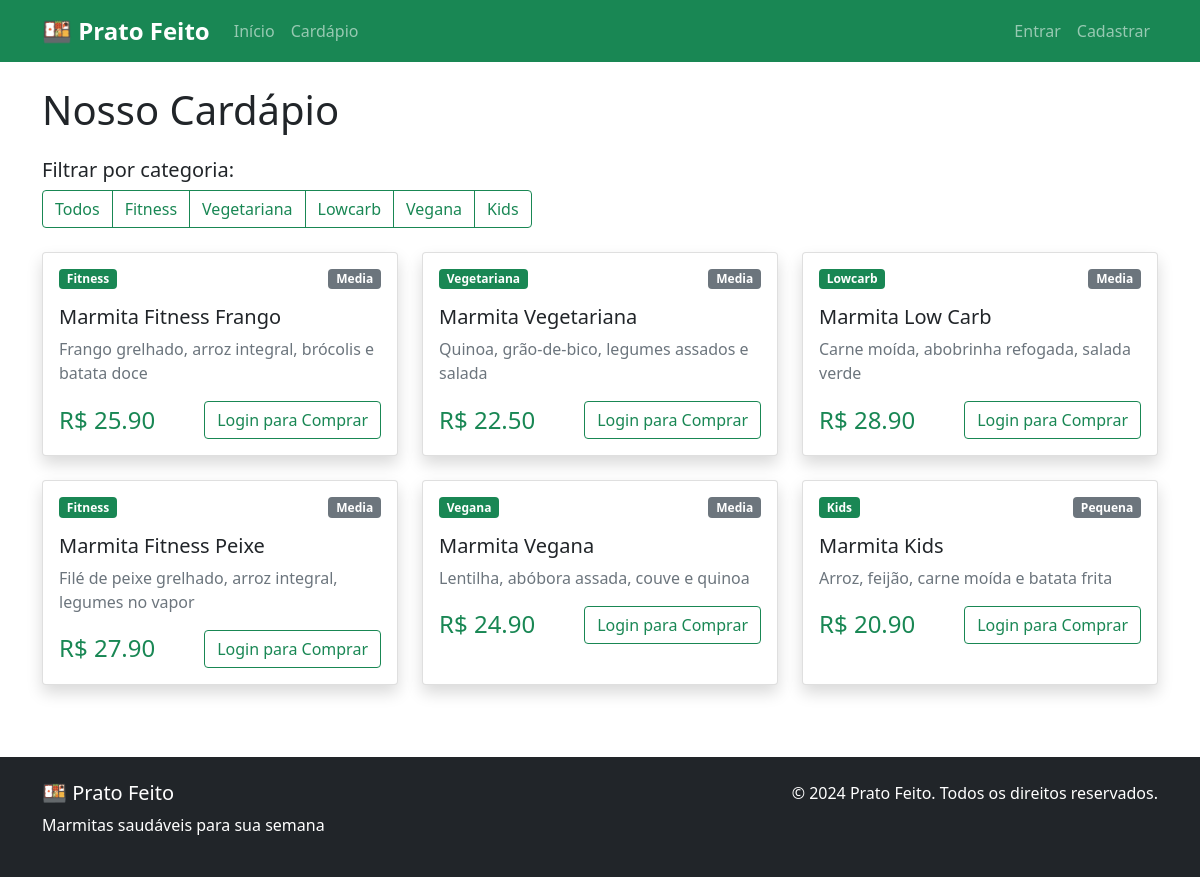
The app's page /cardapio with its own data.
### atividade_eudoxia-main/app.py (models this page shows)
class Marmita(db.Model):
    id = db.Column(db.Integer, primary_key=True)
    nome = db.Column(db.String(100), nullable=False)
    descricao = db.Column(db.Text, nullable=False)
    preco = db.Column(db.Float, nullable=False)
    categoria = db.Column(db.String(50))
    tamanho = db.Column(db.String(20))
    imagem = db.Column(db.String(200))
    disponivel = db.Column(db.Boolean, default=True)

### atividade_eudoxia-main/app.py (the view)
@app.route('/cardapio')
def cardapio():
    categoria = request.args.get('categoria')
    if categoria:
        marmitas = Marmita.query.filter_by(categoria=categoria, disponivel=True).all()
    else:
        marmitas = Marmita.query.filter_by(disponivel=True).all()
    categorias = db.session.query(Marmita.categoria).distinct().all()
    return render_template('cardapio.html', marmitas=marmitas, categorias=categorias)

### atividade_eudoxia-main/templates/cardapio.html (shortened to what this page needs)
{% extends "base.html" %}
{% block content %}
<h1 class="mb-4">Nosso Cardápio</h1>
<div class="mb-4">
    <h5>Filtrar por categoria:</h5>
    <div class="btn-group" role="group">
        <a href="{{ url_for('cardapio') }}" class="btn btn-outline-success">Todos</a>
        {% for cat in categorias %}
            <a href="{{ url_for('cardapio', categoria=cat[0]) }}" class="btn btn-outline-success">{{ cat[0]|title }}</a>
        {% endfor %}
    </div>
</div>
<div class="row">
    {% for marmita in marmitas %}
    <div class="col-md-6 col-lg-4 mb-4">
        <div class="card h-100 shadow">
            <div class="card-body">
                <div class="d-flex justify-content-between align-items-start mb-3">
                    <span class="badge bg-success">{{ marmita.categoria|title }}</span>
                    <span class="badge bg-secondary">{{ marmita.tamanho|title }}</span>
                </div>
                <h5 class="card-title">{{ marmita.nome }}</h5>
                <p class="card-text text-muted">{{ marmita.descricao }}</p>
                <div class="mt-auto">
                    <div class="d-flex justify-content-between align-items-center">
                        <span class="h4 text-success mb-0">R$ {{ "%.2f"|format(marmita.preco) }}</span>
                        {% if current_user.is_authenticated %}
                            <a href="{{ url_for('adicionar_carrinho', marmita_id=marmita.id) }}" class="btn btn-success">Adicionar</a>
                        {% else %}
                            <a href="{{ url_for('login') }}" class="btn btn-outline-success">Login para Comprar</a>
                        {% endif %}
                    </div>
                </div>
            </div>
        </div>
    </div>
    {% endfor %}
</div>
{% endblock %}

### atividade_eudoxia-main/templates/style.css (style rules this page uses)
.card { transition: transform 0.2s; }
.bg-success { background-color: #198754 !important; }

### records on screen
Marmita: categoria "Fitness", tamanho "Media", nome "Marmita Fitness Frango", descricao "Frango grelhado, arroz integral, brócolis e batata doce", preco "25.90"
Marmita: categoria "Vegetariana", tamanho "Media", nome "Marmita Vegetariana", descricao "Quinoa, grão-de-bico, legumes assados e salada", preco "22.50"
Marmita: categoria "Lowcarb", tamanho "Media", nome "Marmita Low Carb", descricao "Carne moída, abobrinha refogada, salada verde", preco "28.90"
Marmita: categoria "Fitness", tamanho "Media", nome "Marmita Fitness Peixe", descricao "Filé de peixe grelhado, arroz integral, legumes no vapor", preco "27.90"
Marmita: categoria "Vegana", tamanho "Media", nome "Marmita Vegana", descricao "Lentilha, abóbora assada, couve e quinoa", preco "24.90"
Marmita: categoria "Kids", tamanho "Pequena", nome "Marmita Kids", descricao "Arroz, feijão, carne moída e batata frita", preco "20.90"

### other values on screen
{{ cat[0]|title }} "Fitness" "Vegetariana" "Lowcarb" "Vegana" "Kids"
